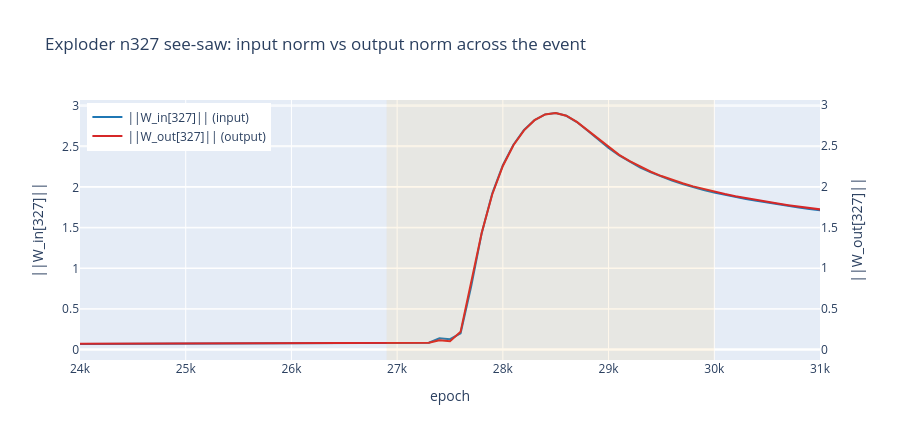

Write notebook code for a chart like this one.
### Code cell
# The see-saw, for the extreme exploder n327: input norm vs output norm.
win_row = np.linalg.norm(W_in_traj, axis=2)    # (E, N)
wout_row = np.linalg.norm(W_out_traj, axis=2)  # (E, N)
wout_global = np.linalg.norm(W_out_traj, axis=(1, 2))

fig = go.Figure()
fig.add_vrect(x0=26900, x1=30000, fillcolor="orange", opacity=0.08, line_width=0)
fig.add_trace(go.Scatter(x=ps_epochs, y=win_row[:, 327], mode="lines",
                         name="||W_in[327]|| (input)", line=dict(color="#1f77b4")))
fig.add_trace(go.Scatter(x=ps_epochs, y=wout_row[:, 327], mode="lines",
                         name="||W_out[327]|| (output)", line=dict(color="#d62728"), yaxis="y2"))
fig.update_layout(title="Exploder n327 see-saw: input norm vs output norm across the event",
                  xaxis_title="epoch", xaxis_range=[24000, 31000],
                  yaxis_title="||W_in[327]||", yaxis2=dict(title="||W_out[327]||",
                  overlaying="y", side="right"), legend=dict(x=0.01, y=0.99), height=440)
fig.show()

# Cohort: did the exploders' OUTPUT rows shrink relative to plateau, vs the population?
plat = (ps_epochs >= 20000) & (ps_epochs <= 26000)
evt = (ps_epochs >= 26500) & (ps_epochs <= 30000)
out_ratio = wout_row[evt].min(0) / wout_row[plat].mean(0)   # event-min / plateau-mean, per neuron
in_ratio = win_row[evt].max(0) / win_row[plat].mean(0)      # event-max / plateau-mean, per neuron
print(f"global ||W_out||_F: plateau {wout_global[plat].mean():.2f} -> event-window "
      f"[{wout_global[evt].min():.2f}, {wout_global[evt].max():.2f}]  (flat = §1 wash-out)")
print(f"population median output-shrink ratio: {np.median(out_ratio):.2f}\n")
print("neuron   ||W_in|| grow x   ||W_out|| shrink ratio")
for j in exploders:
    print(f"  {j:>3}      {in_ratio[j]:6.1f}x          {out_ratio[j]:6.3f}")

### Figure 1 — Plotly figure (JSON) as saved in the notebook; plotly's stock layout.template omitted (floating-point values rounded to 4 significant figures; data arrays with more than 128 entries replaced by an {"elided": "..."} marker saying what was removed)
{"data": [{"line": {"color": "#1f77b4"}, "mode": "lines", "name": "||W_in[327]|| (input)", "type": "scatter", "x": {"elided": "353 int values"}, "y": {"elided": "353 float values"}}, {"line": {"color": "#d62728"}, "mode": "lines", "name": "||W_out[327]|| (output)", "type": "scatter", "x": {"elided": "353 int values"}, "y": {"elided": "353 float values"}, "yaxis": "y2"}], "layout": {"height": 440, "legend": {"x": 0.01, "y": 0.99}, "shapes": [{"fillcolor": "orange", "line": {"width": 0}, "opacity": 0.08, "type": "rect", "x0": 26900, "x1": 30000, "xref": "x", "y0": 0, "y1": 1, "yref": "y domain"}], "title": {"text": "Exploder n327 see-saw: input norm vs output norm across the event"}, "xaxis": {"range": [24000, 31000], "title": {"text": "epoch"}}, "yaxis": {"title": {"text": "||W_in[327]||"}}, "yaxis2": {"overlaying": "y", "side": "right", "title": {"text": "||W_out[327]||"}}}}
